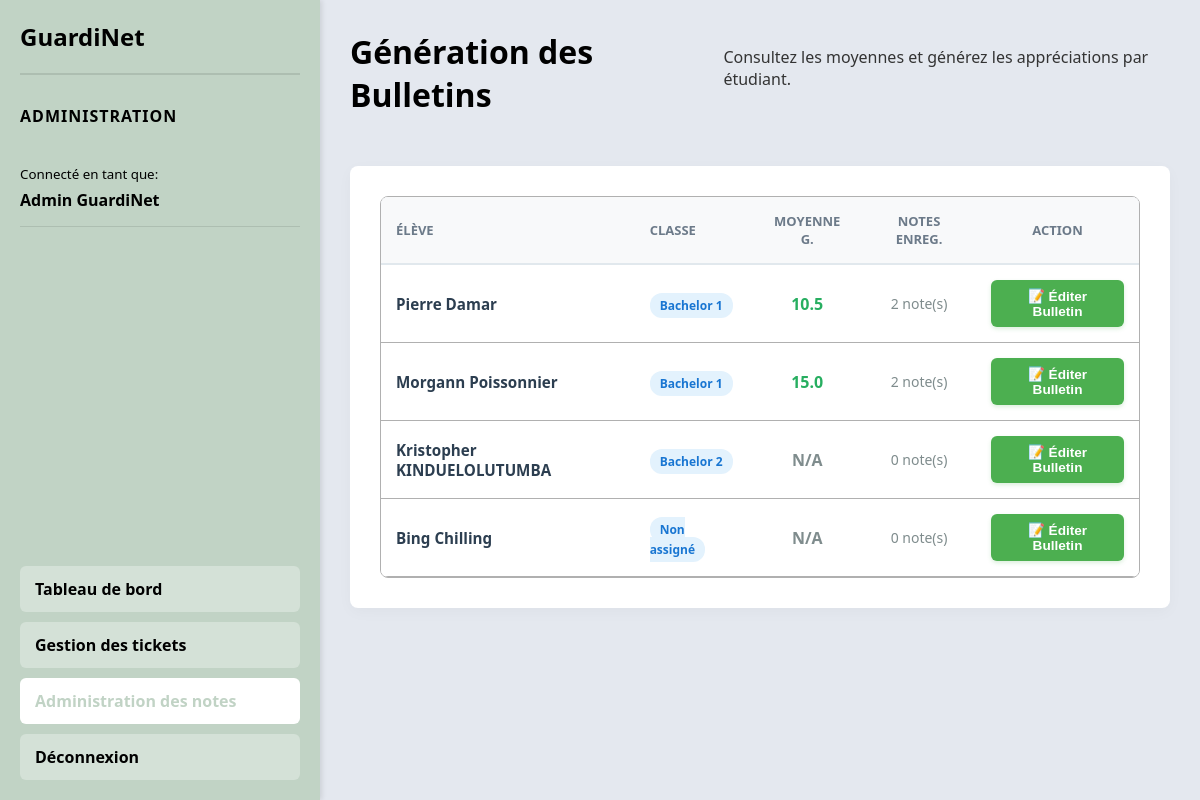
Page /admin/notes (signed in) on the committed database.
### app/models.py (models this page shows, shortened)
class User(UserMixin, db.Model):
    __tablename__ = 'users'
    id = db.Column(db.Integer, primary_key=True)
    user_id = db.Column(db.String(12), unique=True, nullable=False, index=True)  # Random 10-12 char ID
    firstname = db.Column(db.String(100), nullable=False)
    lastname = db.Column(db.String(100), nullable=False)
    email = db.Column(db.String(120), unique=True, nullable=False, index=True)
    password_hash = db.Column(db.String(255), nullable=False)
    role = db.Column(db.String(20), nullable=False, default='student')  # student, teacher, admin
    class_id = db.Column(db.Integer, db.ForeignKey('classes.id'), nullable=True)  # For students
    is_active = db.Column(db.Boolean, default=True)
    is_password_temporary = db.Column(db.Boolean, default=False)  # Temporary password flag
    profile_pic = db.Column(db.String(255), nullable=True, default='default.jpg')
    created_at = db.Column(db.DateTime, default=datetime.utcnow)
    updated_at = db.Column(db.DateTime, default=datetime.utcnow, onupdate=datetime.utcnow)
    last_announcements_read_at = db.Column(db.DateTime, nullable=True)
    def get_full_name(self):
        return f"{self.firstname} {self.lastname}"

class ClassGroup(db.Model):
    __tablename__ = 'classes'
    id = db.Column(db.Integer, primary_key=True)
    name = db.Column(db.String(50), nullable=False, unique=True)
    students = db.relationship('User', backref='class_group', lazy=True)
    schedules = db.relationship('ScheduleEvent', backref='class_group', lazy=True)

### app/routes/main.py (the view)
@main_bp.route('/admin/notes')
@login_required
@admin_required
def admin_notes():
    from app.models import ClassGroup, Course, Grade, User
    students = User.query.filter_by(role='student').all()
    student_stats = []
    for student in students:
        grades = Grade.query.filter_by(student_id=student.id).all()
        total_points = sum(g.value * g.coefficient for g in grades)
        total_coef = sum(g.coefficient for g in grades)
        average = round(total_points / total_coef, 2) if total_coef > 0 else None
        student_stats.append({
            'student': student,
            'class_name': student.class_group.name if student.class_group else 'Non assigné',
            'average': average,
            'grade_count': len(grades)
        })
    return render_template('admin_notes.html', active_tab='notes', student_stats=student_stats)

### app/routes/main.py (called while the page is built)
@main_bp.before_request
def require_password_change():
    from flask_login import current_user
    from flask import request, redirect, url_for
    if current_user.is_authenticated:
        allowed_endpoints = ['main.force_change_password', 'main.logout', 'static']
        if current_user.is_password_temporary and hasattr(request, 'endpoint') and request.endpoint and request.endpoint not in allowed_endpoints and not request.endpoint.startswith('static'):
            return redirect(url_for('main.force_change_password'))

def admin_required(f):
    @wraps(f)
    def decorated_function(*args, **kwargs):
        if not current_user.is_authenticated or current_user.role != 'admin':
            abort(403)  # STOP! Ce n'est pas pour toi, retourne à tes devoirs bogoss
        return f(*args, **kwargs)
    return decorated_function

### app/templates/admin_notes.html (shortened to what this page needs)
<!DOCTYPE html>
<html lang="fr">
<head>
    <link rel="stylesheet" href="{{ url_for('static', filename='css/auth.css') }}">
    <link rel="stylesheet" href="{{ url_for('static', filename='css/admin.css') }}">
</head>
<body>
    <div class="admin-container">
        <aside class="admin-sidebar">
            <div class="admin-logo">
                <span> GuardiNet</span>
            </div>
            <div style="flex-grow: 1;">
                <h2>Administration</h2>
                <div style="padding: 15px 0; border-bottom: 1px solid rgba(0,0,0,0.1);">
                    <small style="color: var(--text-color);">Connecté en tant que:</small>
                    <p style="margin: 5px 0 0 0; font-weight: 600;">{{ current_user.get_full_name() }}</p>
                </div>
            </div>
            <nav class="admin-nav">
                <a href="/dashboard" class="admin-nav-item">
                    Tableau de bord
                </a>
                <a href="/admin/tickets" class="admin-nav-item">
                    Gestion des tickets
                </a>
                <a href="/admin/notes" class="admin-nav-item active">
                    Administration des notes
                </a>
                <a href="/logout" class="admin-nav-item">
                    Déconnexion
                </a>
            </nav>
        </aside>
        <main class="admin-main" style="padding: 30px;">
            <div class="admin-header">
                <h1>Génération des Bulletins</h1>
                <p style="color: var(--text-light); margin-top: 5px;">Consultez les moyennes et générez les appréciations par étudiant.</p>
            </div>
            <div class="admin-card" style="margin-top: 20px; box-shadow: 0 4px 15px rgba(0,0,0,0.03);">
                <div class="table-responsive" style="border-radius: 8px; overflow: hidden; border: 1px solid var(--border-color);">
                    <table class="users-table" style="width: 100%; border-collapse: collapse; background: white;">
                        <thead>
                            <tr style="background: #f8f9fa;">
                                <th style="padding: 15px; text-transform: uppercase; font-size: 13px; color: #6c7a89; border-bottom: 2px solid #e1e8ed;">Élève</th>
                                <th style="padding: 15px; text-transform: uppercase; font-size: 13px; color: #6c7a89; border-bottom: 2px solid #e1e8ed;">Classe</th>
                                <th style="padding: 15px; text-transform: uppercase; font-size: 13px; color: #6c7a89; border-bottom: 2px solid #e1e8ed; text-align: center;">Moyenne G.</th>
                                <th style="padding: 15px; text-transform: uppercase; font-size: 13px; color: #6c7a89; border-bottom: 2px solid #e1e8ed; text-align: center;">Notes Enreg.</th>
                                <th style="padding: 15px; text-transform: uppercase; font-size: 13px; color: #6c7a89; border-bottom: 2px solid #e1e8ed; text-align: center;">Action</th>
                            </tr>
                        </thead>
                        <tbody>
                            {% for stat in student_stats %}
                            <tr style="border-bottom: 1px solid #e1e8ed; transition: background 0.2s;">
                                <td style="padding: 15px; font-weight: 600; color: #2c3e50;">{{ stat.student.firstname }} {{ stat.student.lastname }}</td>
                                <td style="padding: 15px; color: #34495e;">
                                    <span style="background: #e3f2fd; color: #1976d2; padding: 4px 10px; border-radius: 12px; font-size: 12px; font-weight: bold;">
                                        {{ stat.class_name }}
                                    </span>
                                </td>
                                <td style="padding: 15px; text-align: center; font-weight: bold; color: {% if stat.average and stat.average >= 10 %}#27ae60{% elif stat.average %}#e74c3c{% else %}#7f8c8d{% endif %}; font-size: 16px;">
                                    {{ stat.average if stat.average is not none else 'N/A' }}
                                </td>
                                <td style="padding: 15px; text-align: center; color: #7f8c8d; font-size: 14px;">
                                    {{ stat.grade_count }} note(s)
                                </td>
                                <td style="padding: 15px; text-align: center;">
                                    <button onclick="openBulletinModal('{{ stat.student.id }}', '{{ stat.student.firstname }} {{ stat.student.lastname }}', '{{ stat.average if stat.average is not none else 'N/A' }}')" class="btn-sm" style="background: #4CAF50; color: white; padding: 8px 16px; border: none; border-radius: 6px; cursor: pointer; font-weight: 600; box-shadow: 0 2px 4px rgba(76,175,80,0.2);">
                                        📝 Éditer Bulletin
                                    </button>
                                </td>
                            </tr>
                            {% else %}
                            <tr>
                                <td colspan="5" style="text-align: center; padding: 30px; color: #95a5a6; font-style: italic;">Aucun élève trouvé dans la base de données.</td>
                            </tr>
                            {% endfor %}
                        </tbody>
                    </table>
                </div>
            </div>
        </main>
    </div>
</body>
</html>

### app/static/css/auth.css (style rules this page uses)
:root { --primary-color: #c1d3c5; --primary-hover: #a5bba9; --bg-color: #e4e8ef; --text-color: #000000; --text-light: #333; --border-color: #b0b0b0; --error-color: #ff7675; }
body, html { margin: 0; padding: 0; font-family: 'Segoe UI', Tahoma, Geneva, Verdana, sans-serif; background-color: var(--bg-color); color: var(--text-color); height: 100%; display: flex; flex-direction: column; }

### app/static/css/admin.css (style rules this page uses)
:root { --primary-color: #c1d3c5; --primary-hover: #a5bba9; --bg-color: #e4e8ef; --text-color: #000000; --text-light: #333; --border-color: #b0b0b0; --error-color: #ff7675; --success-color: #22a722; --sidebar-width: 280px; }
body, html { margin: 0; padding: 0; font-family: 'Segoe UI', Tahoma, Geneva, Verdana, sans-serif; background-color: var(--bg-color); color: var(--text-color); height: 100%; }
.admin-container { display: flex; height: 100vh; }
.admin-sidebar { width: var(--sidebar-width); background-color: var(--primary-color); display: flex; flex-direction: column; box-shadow: 2px 0 5px rgba(0, 0, 0, 0.1); padding: 20px; overflow-y: auto; }
.admin-logo { display: flex; align-items: center; font-size: 1.5rem; font-weight: 700; color: var(--text-color); margin-bottom: 30px; padding-bottom: 20px; border-bottom: 2px solid rgba(0, 0, 0, 0.1); }
.admin-sidebar h2 { margin: 0 0 20px 0; font-size: 1rem; text-transform: uppercase; color: var(--text-color); letter-spacing: 1px; }
.admin-nav { display: flex; flex-direction: column; gap: 10px; }
.admin-nav-item { padding: 12px 15px; background-color: rgba(255, 255, 255, 0.3); border: none; border-radius: 6px; text-decoration: none; color: var(--text-color); font-weight: 600; cursor: pointer; transition: all 0.3s; display: block; text-align: left; }
.admin-nav-item.active { background-color: white; color: var(--primary-color); font-weight: 700; }
.admin-main { flex: 1; display: flex; flex-direction: column; padding: 40px; overflow-y: auto; }
.admin-header { display: flex; justify-content: space-between; align-items: center; margin-bottom: 30px; gap: 20px; }
.admin-header h1 { margin: 0; font-size: 2rem; color: var(--text-color); }
.admin-card { background-color: white; border-radius: 8px; box-shadow: 0 2px 8px rgba(0, 0, 0, 0.1); padding: 30px; }
.table-responsive { overflow-x: auto; }
.users-table { width: 100%; border-collapse: collapse; font-size: 0.95rem; }
.users-table thead { background-color: var(--bg-color); border-bottom: 2px solid var(--border-color); }
.users-table th { padding: 15px; text-align: left; font-weight: 700; color: var(--text-color); }
.users-table td { padding: 15px; border-bottom: 1px solid var(--border-color); }
.users-table tbody tr { transition: background-color 0.2s; }
.btn-sm { padding: 6px 12px; background-color: var(--primary-color); color: var(--text-color); border: none; border-radius: 4px; font-size: 0.85rem; font-weight: 600; cursor: pointer; transition: background-color 0.2s; }

### rows in the picture
User: get_full_name "Admin GuardiNet"
ClassGroup: student.firstname "Pierre", student.lastname "Damar", class_name "Bachelor 1", average "10.5", grade_count "2", student.firstname "Morgann", student.lastname "Poissonnier", average "15.0"
ClassGroup: student.firstname "Kristopher", student.lastname "KINDUELOLUTUMBA", class_name "Bachelor 2", average "N/A", grade_count "0"
User: student.firstname "Bing", student.lastname "Chilling"

### other values in the picture
{{ stat.class_name }} "Non assigné"
{{ stat.average if stat.average is not none else 'N/A' }} "N/A"
{{ stat.grade_count }} "0"
